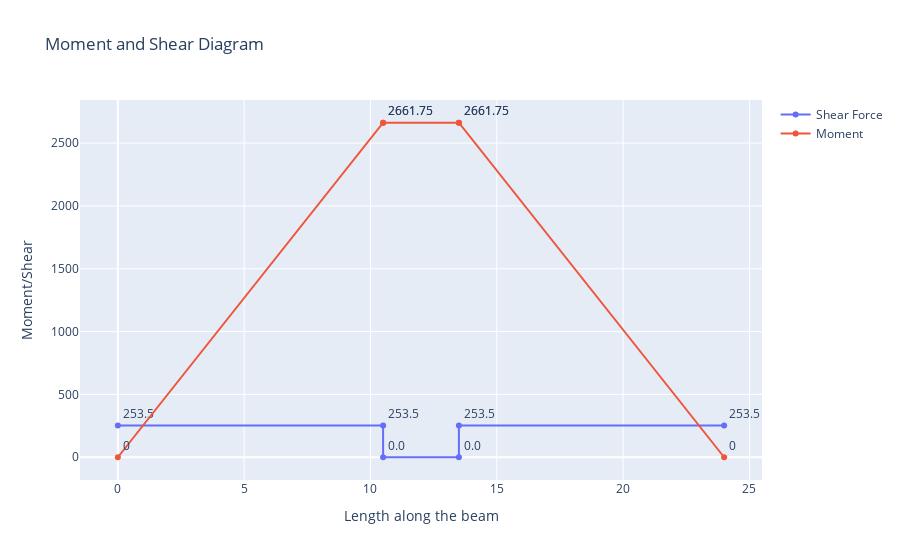

Notebook code for this chart:
### Code cell
# Given values
P1 = -507  # Maximum force measured by the test machine
L1 = 24  # Total length of the beam
L2 = 3  # Distance between loads on top of the beam

# Calculate reaction forces
P2 = -P1  # Sum of the reaction forces

# Define the x-coordinates of the key points along the beam
x = [0, L1/2-L2/2, L1/2-L2/2, L1/2+L2/2, L1/2+L2/2, L1]

# Define the corresponding shear forces at these points
V = [P2/2, P2/2, P2/2+P1/2, P2/2+P1/2, P2/2, P2/2]

# Plot the shear force diagram
fig = go.Figure()
fig.add_trace(go.Scatter(x=x, y=V, mode='lines+markers+text', name='Shear Force',
                         text=[str(val) for val in V], textposition='top right'))
# Define the corresponding moments at these points
M = [0, P2/2*(L1/2-L2/2), P2/2*(L1/2-L2/2), P2/2*(L1/2-L2/2), P2/2*(L1/2-L2/2), 0]
# Add the moment diagram
fig.add_trace(go.Scatter(x=x, y=M, mode='lines+markers+text', name='Moment',
                         text=[str(val) for val in M], textposition='top right'))
# Set the title and labels
fig.update_layout(title='Moment and Shear Diagram', xaxis_title='Length along the beam', yaxis_title='Moment/Shear')
# Show the figure
fig.show()

### Figure 1 — Plotly figure (JSON) as saved in the notebook; plotly's stock layout.template omitted (floating-point values rounded to 4 significant figures)
{"data": [{"mode": "lines+markers+text", "name": "Shear Force", "text": ["253.5", "253.5", "0.0", "0.0", "253.5", "253.5"], "textposition": "top right", "type": "scatter", "x": [0, 10.5, 10.5, 13.5, 13.5, 24], "y": [253.5, 253.5, 0, 0, 253.5, 253.5]}, {"mode": "lines+markers+text", "name": "Moment", "text": ["0", "2661.75", "2661.75", "2661.75", "2661.75", "0"], "textposition": "top right", "type": "scatter", "x": [0, 10.5, 10.5, 13.5, 13.5, 24], "y": [0, 2662.0, 2662.0, 2662.0, 2662.0, 0]}], "layout": {"title": {"text": "Moment and Shear Diagram"}, "xaxis": {"title": {"text": "Length along the beam"}}, "yaxis": {"title": {"text": "Moment/Shear"}}}}
